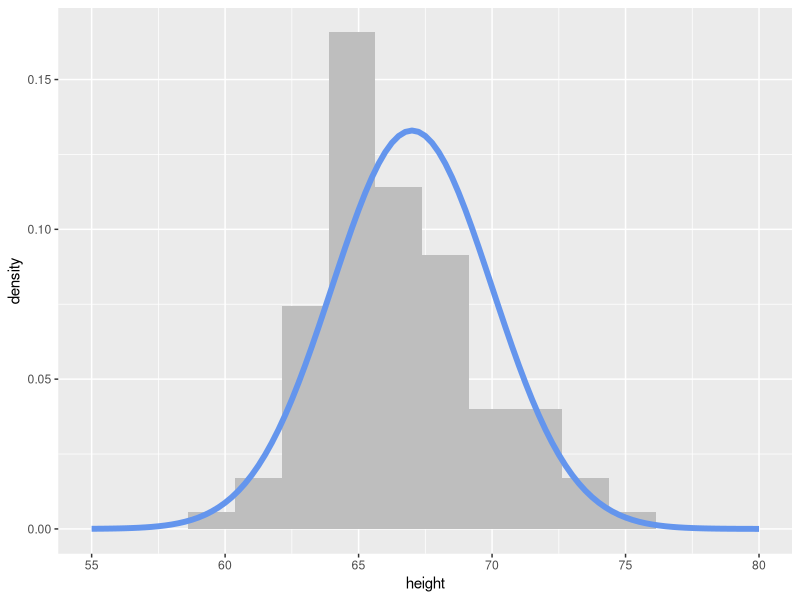
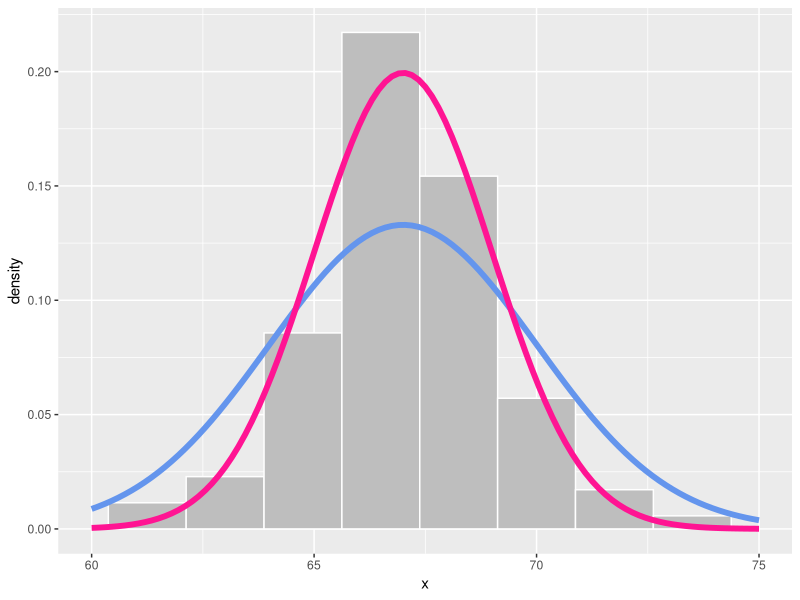

These figures' R source, in order:
## ---- chunk 1
knitr::opts_chunk$set(echo = TRUE)

library(tidyverse)
## ---- chunk 2
rnorm(1, mean = 0, sd = 1)
## ---- chunk 3
rnorm(1, mean = 0, sd = 1)
## ---- chunk 4
head(.Random.seed)
## ---- chunk 5
set.seed(1234)
rnorm(1, mean = 0, sd = 1)
## ---- chunk 6
set.seed(1234)
rnorm(1, mean = 0, sd = 1)
## ---- chunk 7
set.seed(1234)
rnorm(1, mean = 0, sd = 1)

## Calling rnorm() again without a seed "resets" the seed! 
rnorm(1, mean = 0, sd = 1)
## ---- chunk 8
set.seed(1234)
runif(1)
## ---- chunk 9
set.seed(1234)
rnorm(1)
## ---- chunk 10
my_samples <- tibble(height = rnorm(n = 100, 
                                    mean = 67, 
                                    sd = 3))

my_samples %>%
  ggplot(aes(x = height)) +
  geom_histogram(aes(y = ..density..), 
                 binwidth = 1.75, fill = "grey") +
  stat_function(fun = ~dnorm(.x, mean = 67, sd = 3), 
                col = "cornflowerblue", lwd = 2) + 
  xlim(c(55, 80))
## ---- chunk 11
my_samples <- tibble(x = rnorm(100, 
                                   mean = 67, 
                                   sd = 2))

my_samples %>%
  ggplot(aes(x = x)) +
  geom_histogram(aes(y = ..density..), 
                 binwidth = 1.75, fill = "grey", col = "white") +
  stat_function(fun = ~dnorm(.x, mean = 67, sd = 3), 
                col = "cornflowerblue", lwd = 2, 
                xlim = c(60, 75)) +
  stat_function(fun = ~dnorm(.x, mean = 67, sd = 2), 
                col = "deeppink", lwd = 2, 
                xlim = c(60, 75))
